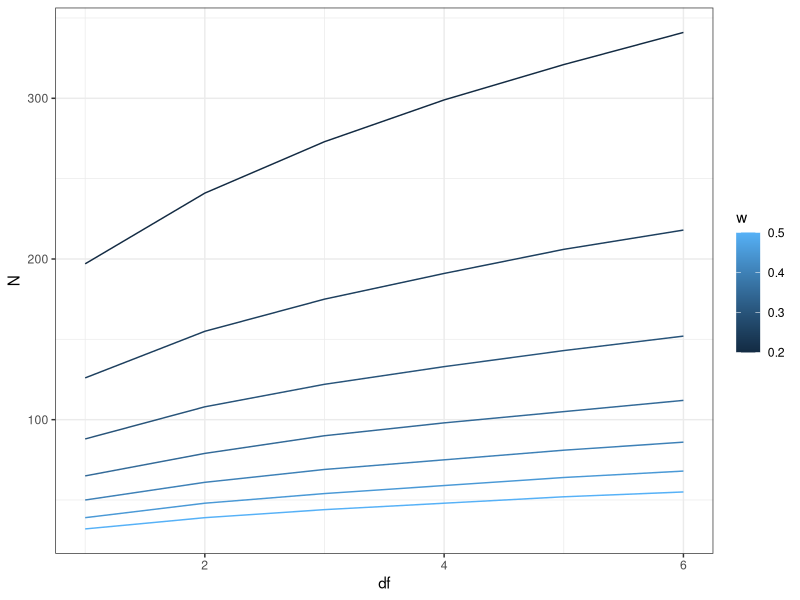

Recreate this plot in R.
## ---- chunk 1
library(pwr)

# Define the parameters
power <- 0.80 # Desired power level
effectw <- 0.3 # Medium effect size Cohen w
alpha <- 0.05 # Significance level

df <- 2 # Degrees of freedom for a 3x2 table, i.e (3-1)(2-1)=2
## ---- chunk 2
pwr.chisq.test(w = effectw, df = df, sig.level = alpha, power = power)
## ---- chunk 3
pwrresult<-pwr.chisq.test(w = effectw, df = df, sig.level = alpha, power = power)

ceiling(pwrresult$N*c(A1=0.3,A2=0.4,A3=0.3))

## ---- chunk 4
dfs<-1:6
ws<-seq(0.2,0.5, by=0.05)
D<-data.frame(df=rep(dfs, each=length(ws)),w=rep(ws,length(dfs)))

D$N<-apply(D, 1, function(x){
  pwrresult<-pwr.chisq.test(w = x[2], df = x[1],
                 sig.level = 0.05, power = 0.8)
  ceiling(pwrresult$N)
  })
D

## ---- chunk 5
library(ggplot2)
library(scales)

ggplot(data=D)+
  geom_line(aes(x=df,y=N, group=factor(w), col=w))+
  theme_bw()
## ---- chunk 6
reshape2::dcast(D, df ~ w, value.var="N")
